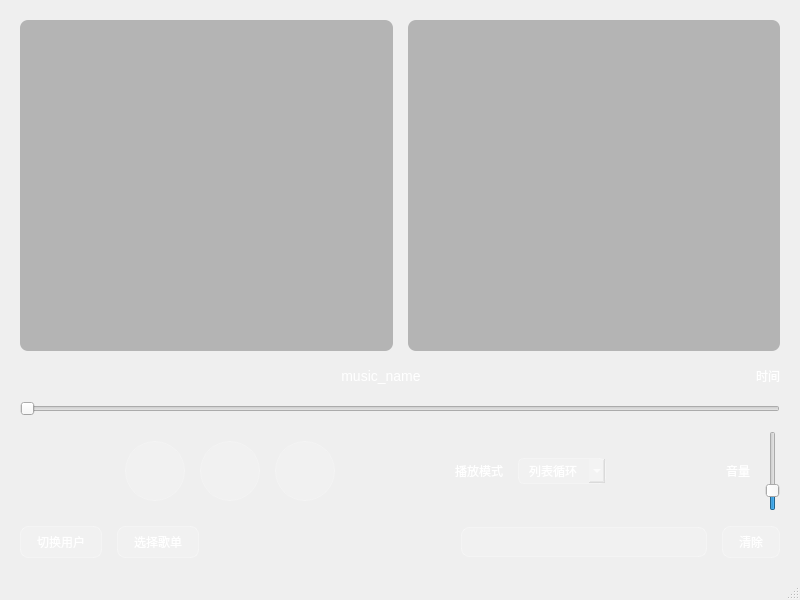
<?xml version="1.0" encoding="UTF-8"?>
<ui version="4.0">
 <class>playerMainWindow</class>
 <widget class="QMainWindow" name="playerMainWindow">
  <property name="geometry">
   <rect>
    <x>0</x>
    <y>0</y>
    <width>800</width>
    <height>600</height>
   </rect>
  </property>
  <property name="minimumSize">
   <size>
    <width>0</width>
    <height>5</height>
   </size>
  </property>
  <property name="maximumSize">
   <size>
    <width>16777215</width>
    <height>16777215</height>
   </size>
  </property>
  <property name="cursor">
   <cursorShape>ArrowCursor</cursorShape>
  </property>
  <property name="windowTitle">
   <string>wwj播放器</string>
  </property>
  <property name="styleSheet">
   <string notr="true">#playerMainWindow{border-image: url(:/new/prefix1/mybackground.png);}</string>
  </property>
  <widget class="QWidget" name="centralwidget">
   <layout class="QVBoxLayout" name="mainLayout">
    <property name="spacing">
     <number>15</number>
    </property>
    <property name="leftMargin">
     <number>20</number>
    </property>
    <property name="topMargin">
     <number>20</number>
    </property>
    <property name="rightMargin">
     <number>20</number>
    </property>
    <property name="bottomMargin">
     <number>20</number>
    </property>
    <item>
     <layout class="QHBoxLayout" name="listsLayout">
      <property name="spacing">
       <number>15</number>
      </property>
      <item>
       <widget class="QListWidget" name="listWidget">
        <property name="styleSheet">
         <string notr="true">background-color: rgba(50, 50, 50, 80); color: white; border-radius: 8px;</string>
        </property>
       </widget>
      </item>
      <item>
       <widget class="QListWidget" name="listWidget_history">
        <property name="styleSheet">
         <string notr="true">background-color: rgba(50, 50, 50, 80); color: white; border-radius: 8px;</string>
        </property>
       </widget>
      </item>
     </layout>
    </item>
    <item>
     <layout class="QHBoxLayout" name="titleLayout">
      <item>
       <spacer name="titleSpacerLeft">
        <property name="orientation">
         <enum>Qt::Horizontal</enum>
        </property>
        <property name="sizeHint" stdset="0">
         <size>
          <width>0</width>
          <height>0</height>
         </size>
        </property>
       </spacer>
      </item>
      <item>
       <widget class="QLabel" name="label_music_name">
        <property name="styleSheet">
         <string notr="true">color: white; font-size: 14px;</string>
        </property>
        <property name="text">
         <string>music_name</string>
        </property>
        <property name="alignment">
         <set>Qt::AlignCenter</set>
        </property>
       </widget>
      </item>
      <item>
       <spacer name="titleSpacerMid">
        <property name="orientation">
         <enum>Qt::Horizontal</enum>
        </property>
        <property name="sizeHint" stdset="0">
         <size>
          <width>30</width>
          <height>20</height>
         </size>
        </property>
       </spacer>
      </item>
      <item>
       <widget class="QLabel" name="label_time">
        <property name="styleSheet">
         <string notr="true">color: white;</string>
        </property>
        <property name="text">
         <string>时间</string>
        </property>
        <property name="alignment">
         <set>Qt::AlignRight|Qt::AlignTrailing|Qt::AlignVCenter</set>
        </property>
       </widget>
      </item>
     </layout>
    </item>
    <item>
     <widget class="QSlider" name="horizontalSlider_play">
      <property name="orientation">
       <enum>Qt::Horizontal</enum>
      </property>
     </widget>
    </item>
    <item>
     <layout class="QHBoxLayout" name="controlLayout">
      <item>
       <spacer name="ctrlSpacerLeft">
        <property name="orientation">
         <enum>Qt::Horizontal</enum>
        </property>
        <property name="sizeHint" stdset="0">
         <size>
          <width>0</width>
          <height>0</height>
         </size>
        </property>
       </spacer>
      </item>
      <item>
       <widget class="QPushButton" name="pushButton_pre">
        <property name="minimumSize">
         <size>
          <width>60</width>
          <height>60</height>
         </size>
        </property>
        <property name="maximumSize">
         <size>
          <width>60</width>
          <height>60</height>
         </size>
        </property>
        <property name="styleSheet">
         <string notr="true">QPushButton {
    background-color: rgba(255, 255, 255, 0.1);    /* 半透明 */
    border: 1px solid rgba(255, 255, 255, 0.2);
    border-radius: 30px;                            /* 圆形 */
}
QPushButton:hover {
    background-color: rgba(255, 255, 255, 0.2);
    border: 1px solid rgba(255, 255, 255, 0.4);
}
QPushButton:pressed {
    background-color: rgba(255, 255, 255, 0.05);
}
</string>
        </property>
        <property name="text">
         <string/>
        </property>
        <property name="icon">
         <iconset resource="img.qrc">
          <normaloff>:/new/prefix1/previous.png</normaloff>:/new/prefix1/previous.png</iconset>
        </property>
        <property name="iconSize">
         <size>
          <width>60</width>
          <height>60</height>
         </size>
        </property>
        <property name="flat">
         <bool>true</bool>
        </property>
       </widget>
      </item>
      <item>
       <widget class="QPushButton" name="pushButton_play">
        <property name="minimumSize">
         <size>
          <width>60</width>
          <height>60</height>
         </size>
        </property>
        <property name="maximumSize">
         <size>
          <width>60</width>
          <height>60</height>
         </size>
        </property>
        <property name="styleSheet">
         <string notr="true">QPushButton {
    background-color: rgba(255, 255, 255, 0.1);    /* 半透明 */
    border: 1px solid rgba(255, 255, 255, 0.2);
    border-radius: 30px;                            /* 圆形 */
}
QPushButton:hover {
    background-color: rgba(255, 255, 255, 0.2);
    border: 1px solid rgba(255, 255, 255, 0.4);
}
QPushButton:pressed {
    background-color: rgba(255, 255, 255, 0.05);
}
</string>
        </property>
        <property name="text">
         <string/>
        </property>
        <property name="icon">
         <iconset resource="img.qrc">
          <normaloff>:/new/prefix1/play.png</normaloff>:/new/prefix1/play.png</iconset>
        </property>
        <property name="iconSize">
         <size>
          <width>60</width>
          <height>60</height>
         </size>
        </property>
        <property name="flat">
         <bool>true</bool>
        </property>
       </widget>
      </item>
      <item>
       <widget class="QPushButton" name="pushButton_next">
        <property name="minimumSize">
         <size>
          <width>60</width>
          <height>60</height>
         </size>
        </property>
        <property name="maximumSize">
         <size>
          <width>60</width>
          <height>60</height>
         </size>
        </property>
        <property name="styleSheet">
         <string notr="true">QPushButton {
    background-color: rgba(255, 255, 255, 0.1);    /* 半透明 */
    border: 1px solid rgba(255, 255, 255, 0.2);
    border-radius: 30px;                            /* 圆形 */
}
QPushButton:hover {
    background-color: rgba(255, 255, 255, 0.2);
    border: 1px solid rgba(255, 255, 255, 0.4);
}
QPushButton:pressed {
    background-color: rgba(255, 255, 255, 0.05);
}
</string>
        </property>
        <property name="text">
         <string/>
        </property>
        <property name="icon">
         <iconset resource="img.qrc">
          <normaloff>:/new/prefix1/next.png</normaloff>:/new/prefix1/next.png</iconset>
        </property>
        <property name="iconSize">
         <size>
          <width>60</width>
          <height>60</height>
         </size>
        </property>
        <property name="flat">
         <bool>true</bool>
        </property>
       </widget>
      </item>
      <item>
       <spacer name="ctrlSpacerMid">
        <property name="orientation">
         <enum>Qt::Horizontal</enum>
        </property>
        <property name="sizeHint" stdset="0">
         <size>
          <width>40</width>
          <height>20</height>
         </size>
        </property>
       </spacer>
      </item>
      <item>
       <widget class="QLabel" name="label">
        <property name="styleSheet">
         <string notr="true">color: white;</string>
        </property>
        <property name="text">
         <string>播放模式</string>
        </property>
       </widget>
      </item>
      <item>
       <widget class="QComboBox" name="comboBox">
        <property name="styleSheet">
         <string notr="true">QComboBox {
    background-color: rgba(255, 255, 255, 0.15);
    border: 1px solid rgba(255, 255, 255, 0.3);
    border-radius: 6px;
    padding: 4px 10px;
    color: white;
}
QComboBox:hover {
    background-color: rgba(255, 255, 255, 0.25);
}
QComboBox QAbstractItemView {
    background-color: rgba(40, 40, 60, 0.9);
    color: white;
    selection-background-color: rgba(100, 150, 255, 0.4);
}</string>
        </property>
        <item>
         <property name="text">
          <string>列表循环</string>
         </property>
        </item>
        <item>
         <property name="text">
          <string>单曲循环</string>
         </property>
        </item>
        <item>
         <property name="text">
          <string>随机播放</string>
         </property>
        </item>
       </widget>
      </item>
      <item>
       <spacer name="ctrlSpacerVol">
        <property name="orientation">
         <enum>Qt::Horizontal</enum>
        </property>
        <property name="sizeHint" stdset="0">
         <size>
          <width>30</width>
          <height>20</height>
         </size>
        </property>
       </spacer>
      </item>
      <item>
       <widget class="QLabel" name="label_2">
        <property name="styleSheet">
         <string notr="true">color: white;</string>
        </property>
        <property name="text">
         <string>音量</string>
        </property>
       </widget>
      </item>
      <item>
       <widget class="QSlider" name="verticalSlider_vol">
        <property name="maximumSize">
         <size>
          <width>20</width>
          <height>80</height>
         </size>
        </property>
        <property name="mouseTracking">
         <bool>false</bool>
        </property>
        <property name="value">
         <number>20</number>
        </property>
        <property name="orientation">
         <enum>Qt::Vertical</enum>
        </property>
       </widget>
      </item>
     </layout>
    </item>
    <item>
     <layout class="QHBoxLayout" name="bottomLayout">
      <item>
       <widget class="QPushButton" name="pushButton_choseUser">
        <property name="styleSheet">
         <string notr="true">QPushButton {
    background-color: rgba(255, 255, 255, 0.15);
    border: 1px solid rgba(255, 255, 255, 0.3);
    border-radius: 8px;
    color: white;
    padding: 6px 16px;
}
QPushButton:hover {
    background-color: rgba(255, 255, 255, 0.25);
}
QPushButton:pressed {
    background-color: rgba(255, 255, 255, 0.1);
}</string>
        </property>
        <property name="text">
         <string>切换用户</string>
        </property>
       </widget>
      </item>
      <item>
       <widget class="QPushButton" name="pushButton_choseList">
        <property name="styleSheet">
         <string notr="true">QPushButton {
    background-color: rgba(255, 255, 255, 0.15);
    border: 1px solid rgba(255, 255, 255, 0.3);
    border-radius: 8px;
    color: white;
    padding: 6px 16px;
}
QPushButton:hover {
    background-color: rgba(255, 255, 255, 0.25);
}
QPushButton:pressed {
    background-color: rgba(255, 255, 255, 0.1);
}</string>
        </property>
        <property name="text">
         <string>选择歌单</string>
        </property>
       </widget>
      </item>
      <item>
       <spacer name="bottomSpacer">
        <property name="orientation">
         <enum>Qt::Horizontal</enum>
        </property>
        <property name="sizeHint" stdset="0">
         <size>
          <width>0</width>
          <height>0</height>
         </size>
        </property>
       </spacer>
      </item>
      <item>
       <widget class="QLineEdit" name="lineEdit_serach">
        <property name="styleSheet">
         <string notr="true">QLineEdit {
    background-color: rgba(255, 255, 255, 0.15);
    border: 1px solid rgba(255, 255, 255, 0.3);
    border-radius: 8px;
    padding: 6px 12px;
    color: white;
    selection-background-color: rgba(100, 150, 255, 0.5);
}
QLineEdit::placeholder {
    color: rgba(255, 255, 255, 0.5);
}</string>
        </property>
       </widget>
      </item>
      <item>
       <widget class="QPushButton" name="pushButton_clear">
        <property name="styleSheet">
         <string notr="true">QPushButton {
    background-color: rgba(255, 255, 255, 0.15);
    border: 1px solid rgba(255, 255, 255, 0.3);
    border-radius: 8px;
    color: white;
    padding: 6px 16px;
}
QPushButton:hover {
    background-color: rgba(255, 255, 255, 0.25);
}
QPushButton:pressed {
    background-color: rgba(255, 255, 255, 0.1);
}</string>
        </property>
        <property name="text">
         <string>清除</string>
        </property>
       </widget>
      </item>
     </layout>
    </item>
   </layout>
  </widget>
  <widget class="QMenuBar" name="menubar">
   <property name="geometry">
    <rect>
     <x>0</x>
     <y>0</y>
     <width>800</width>
     <height>21</height>
    </rect>
   </property>
  </widget>
  <widget class="QStatusBar" name="statusbar">
   <property name="styleSheet">
    <string notr="true">color: rgb(255, 255, 255);</string>
   </property>
  </widget>
 </widget>
 <resources>
  <include location="img.qrc"/>
 </resources>
 <connections/>
</ui>
